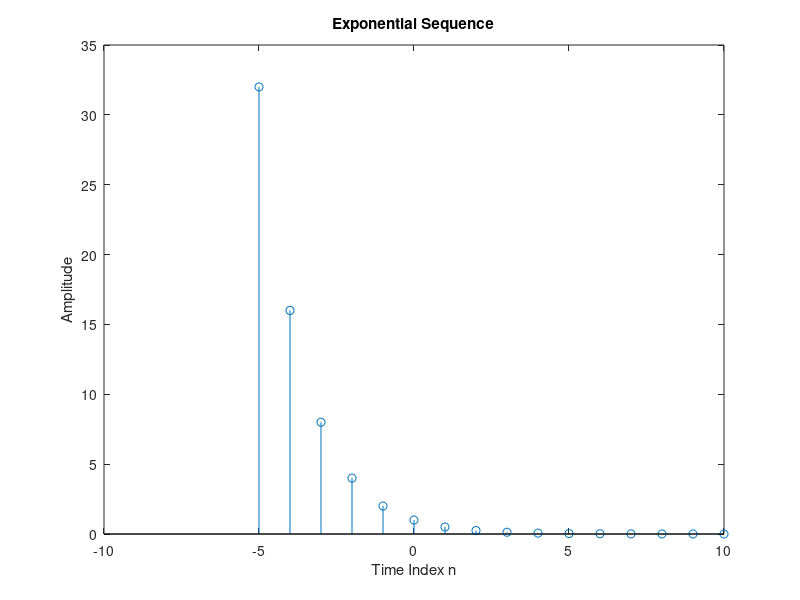
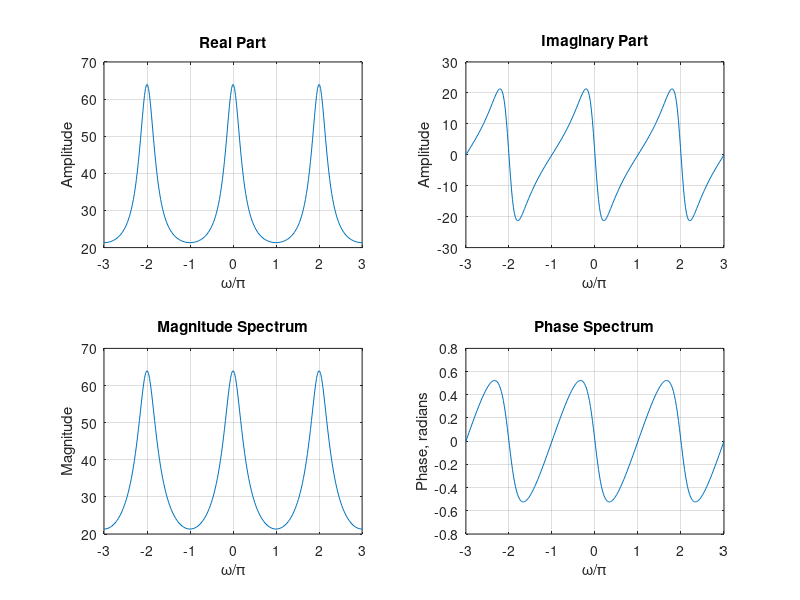
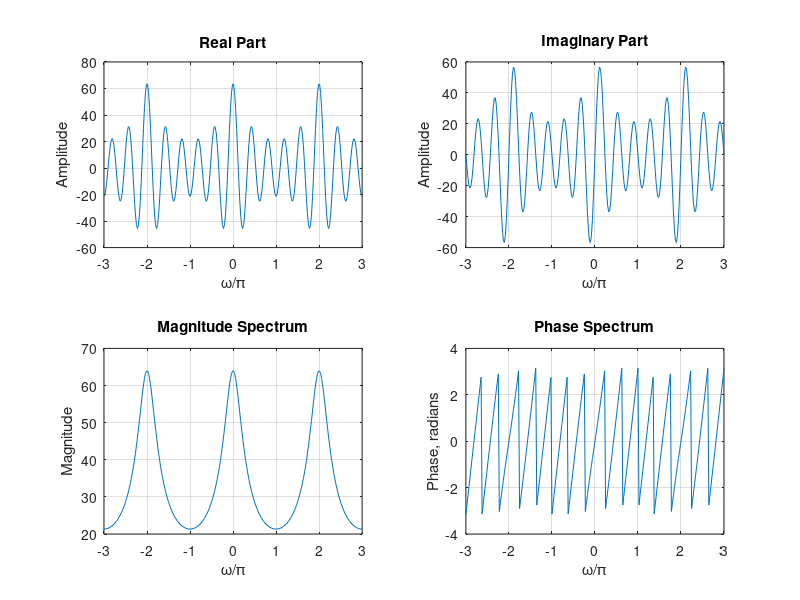
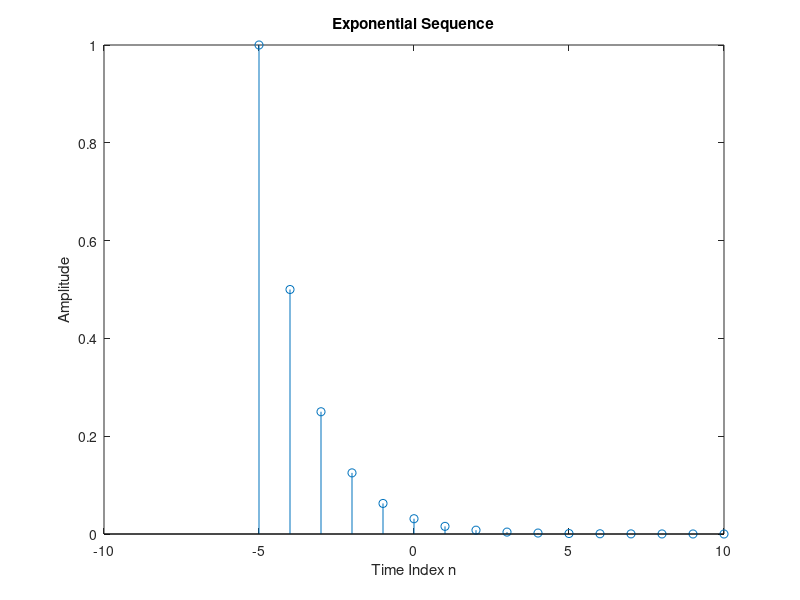

The MATLAB script that drew these images, in order: (Note: this script raises an error after producing the figures.)
clear
clc

%% Parts 1 and 2
% Generate the exponential sequence
n = -5:10;
a = 0.5;
x = a.^n;

% Plot the exponential sequence
figure(1);
stem(n, x);
ylabel('Amplitude');
xlabel('Time Index n');
title('Exponential Sequence');

% Compute the DTFT of the exponential sequence using "freqz"
w = linspace(-3*pi, 3*pi, 256);
h = freqz(x, 1, w);

% Plot the frequency domain analysis of x
figure(2);
subplot(2, 2, 1)
plot(w/pi, real(h));
grid;
title('Real Part')
xlabel('\omega/\pi')
ylabel('Amplitude')
subplot(2, 2, 2)
plot(w/pi, imag(h));
grid;
title('Imaginary Part')
xlabel('\omega/\pi');
ylabel('Amplitude');
subplot(2, 2, 3)
plot(w/pi, abs(h));
grid;
title('Magnitude Spectrum')
xlabel('\omega/\pi');
ylabel('Magnitude');
subplot(2, 2, 4)
plot(w/pi, angle(h));
grid;
title('Phase Spectrum')
xlabel('\omega/\pi');
ylabel('Phase, radians');

g = exp(-1i*w*n(1)).*h;

% Plot the frequency response
figure(3);
subplot(2, 2, 1)
plot(w/pi, real(g));
grid;
title('Real Part')
xlabel('\omega/\pi');
ylabel('Amplitude');
subplot(2, 2, 2)
plot(w/pi, imag(g));
grid;
title('Imaginary Part')
xlabel('\omega/\pi');
ylabel('Amplitude');
subplot(2, 2, 3)
plot(w/pi, abs(g));
grid;
title('Magnitude Spectrum')
xlabel('\omega/\pi');
ylabel('Magnitude');
subplot(2, 2, 4)
plot(w/pi, angle(g));
grid;
title('Phase Spectrum');
xlabel('\omega/\pi');
ylabel('Phase, radians');

%% Part 3 - Delayed input signal
D = 5;
m = n + D;
y = a.^m;
h1 = freqz(y, 1, w);

% Plot the exponential sequence
figure(4);
stem(n, y);
ylabel('Amplitude');
xlabel('Time Index n');
title('Exponential Sequence');

% Plot the frequency domain analysis of y
figure(5);
subplot(2, 2, 1)
plot(w/pi, real(h1));
grid;
title('Real Part')
xlabel('\omega/\pi')
ylabel('Amplitude')
subplot(2, 2, 2)
plot(w/pi, imag(h1));
grid;
title('Imaginary Part')
xlabel('\omega/\pi');
ylabel('Amplitude');
subplot(2, 2, 3)
plot(w/pi, abs(h1));
grid;
title('Magnitude Spectrum')
xlabel('\omega/\pi');
ylabel('Magnitude');
subplot(2, 2, 4)
plot(w/pi, angle(h1));
grid;
title('Phase Spectrum')
xlabel('\omega/\pi');
ylabel('Phase, radians');

%% Parts 4 and 5 - Cross-Correlation and Spectral Density
[rxy, l, SD] = ccrs(x, y, 1, 1);

% Plot the cross-correlation sequence
figure(6);
subplot(2, 1, 1)
plot(l, rxy);
grid;
title('Cross-Correlation of x[n] and y[n]')
xlabel('n')
ylabel('x[l]*y[n+l]')

%Plot power spectral density values
subplot(2, 1, 2)
plot(w/pi, real(SD));
grid;
title('Spectral Density of x[n]')
xlabel('\omega/\pi');
ylabel('Power');